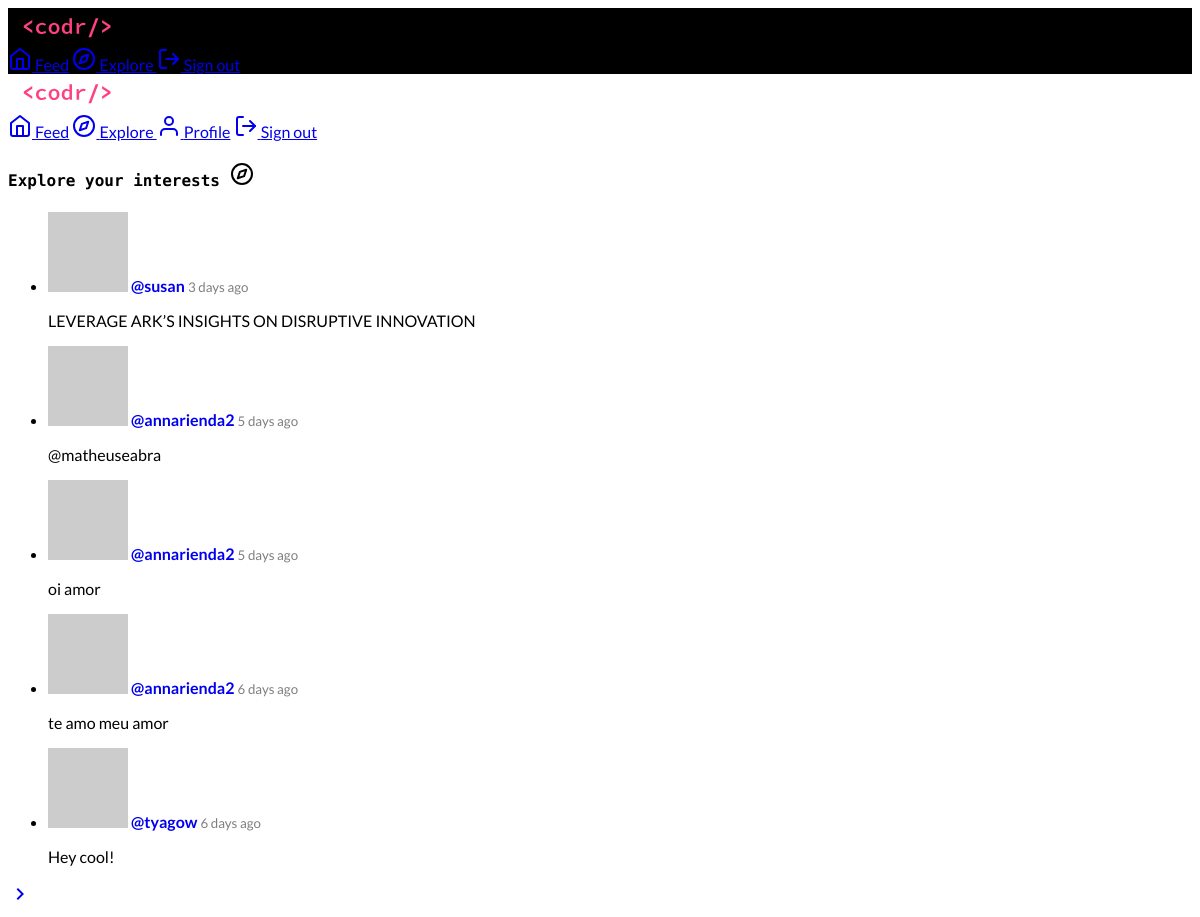
The app's page /explore (signed in), older data.
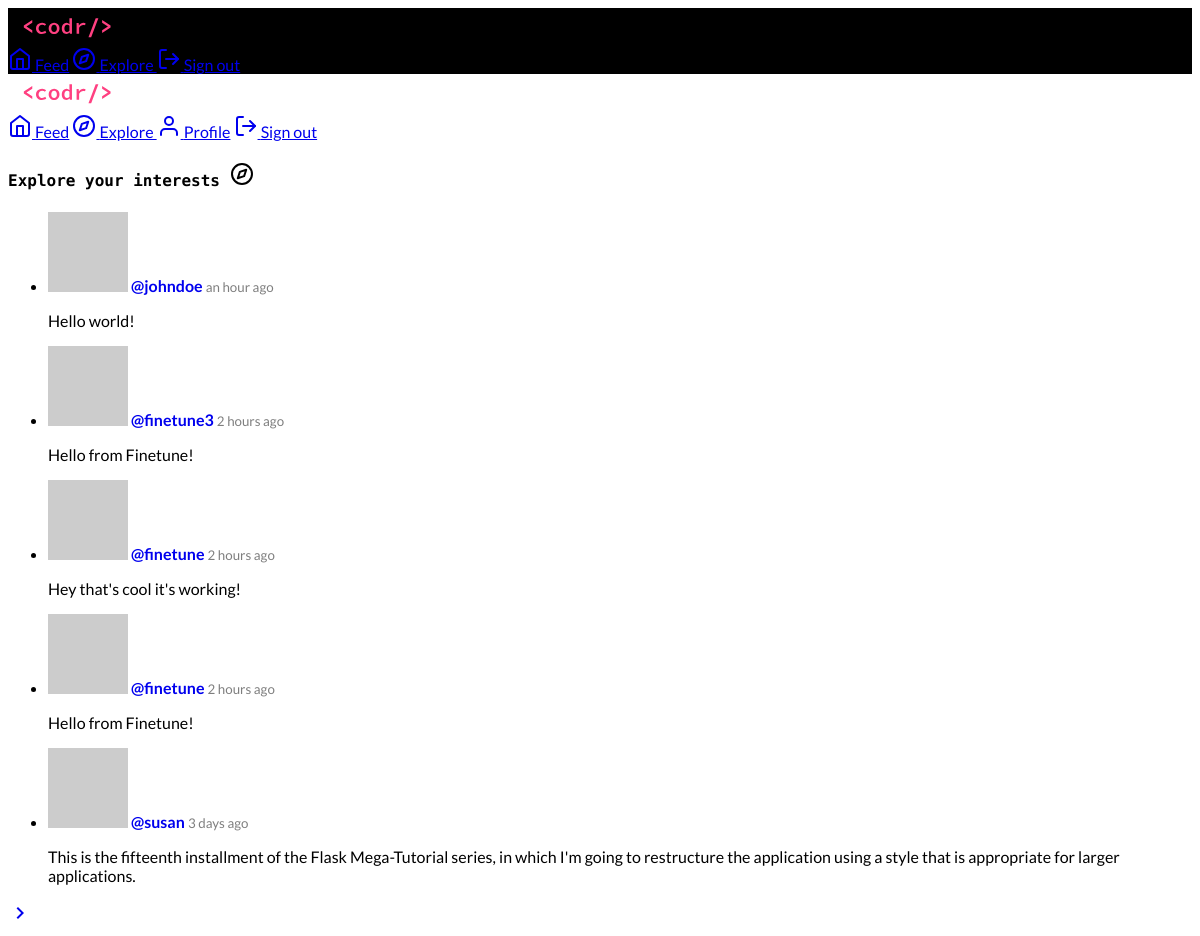
The same page, newer data.
### app/models.py (models this page shows, shortened)
class Post(db.Model):
    id = db.Column(db.Integer, primary_key=True)
    body = db.Column(db.String(140))
    timestamp = db.Column(db.DateTime, index=True, default=datetime.utcnow)
    user_id = db.Column(db.Integer, db.ForeignKey("user.id"))

### app/main/routes.py (the view)
@blueprint.route("/explore", methods=["GET"])
@login_required
def explore():
    page = request.args.get("page", 1, type=int)
    posts = Post.query.order_by(Post.timestamp.desc()).paginate(
        page, current_app.config["PAGINATION_LIMIT"], False
    )
    next_url = url_for("main.explore", page=posts.next_num) if posts.has_next else None
    prev_url = url_for("main.explore", page=posts.prev_num) if posts.has_prev else None
    return render_template(
        "explore.html",
        title="Explore",
        posts=posts.items,
        next_url=next_url,
        prev_url=prev_url,
    )

### app/main/routes.py (called while the page is built)
@blueprint.before_request
def before_request():
    if current_user.is_authenticated:
        current_user.last_seen = datetime.utcnow()
        db.session.commit()
        g.locale = str(get_locale())

### app/models.py (called while the page is built)
@login.user_loader
def load_user(id):
    return User.query.get(int(id))

    def avatar(self, size):
        digest = md5(self.email.lower().encode("utf8")).hexdigest()
        return "https://www.gravatar.com/avatar/{}?d=identicon&s={}".format(
            digest, size
        )

### app/templates/explore.html (shortened to what this page needs)
{% extends "base.html" %}
{% block content %}
<div class="mdl-grid">
    <div class="mdl-cell mdl-cell--4-col mdl-cell--4-offset mdl-cell--12-col-tablet mdl-cell--12-col-phone">
        <h4>Explore your interests <i data-feather="compass"></i></h4>
        <ul class="demo-list-three mdl-list">
            {% for post in posts %}
            {% include 'partials/_post.html' %}
            {% endfor %}
        </ul>
        {% if next_url %}
        <a href="{{ next_url }}"
            class="mdl-button mdl-js-button mdl-button--fab mdl-button--mini-fab mdl-button--colored">
            <i class="material-icons">
            </i>
        </a>
    </div>
</div>
{% endif %}
{% endblock %}

### app/templates/partials/_post.html (shortened to what this page needs)
<li class="mdl-list__item mdl-list__item--three-line">
  <span class="mdl-list__item-primary-content">
    <img src="{{ post.author.avatar(42) }}" class="material-icons mdl-list__item-avatar" />
    {{ _('%(username)s', username=user_link) }}
    <p class="mdl-list__item-text-body">
      {{ post.body }}
    </p>
  </span>
</li>

Row changes from the older to the newer data that the page shows:
no longer on this page (row unchanged): Post: body "LEVERAGE ARK’S INSIGHTS ON DISRUPTIVE INNOVATION"
no longer on this page (row unchanged): Post: body "@matheuseabra"
no longer on this page (row unchanged): Post: body "oi amor"
no longer on this page (row unchanged): Post: body "te amo meu amor"
no longer on this page (row unchanged): Post: body "Hey cool!"
added Post: body "Hello world!"
added Post: body "Hello from Finetune!"
added Post: body "Hey that's cool it's working!"
added Post: body "Hello from Finetune!"
added Post: body "This is the fifteenth installment of the Flask Mega-Tutorial series, in which I'm going to restructure the application using a style that is appropriate for larger applications."
